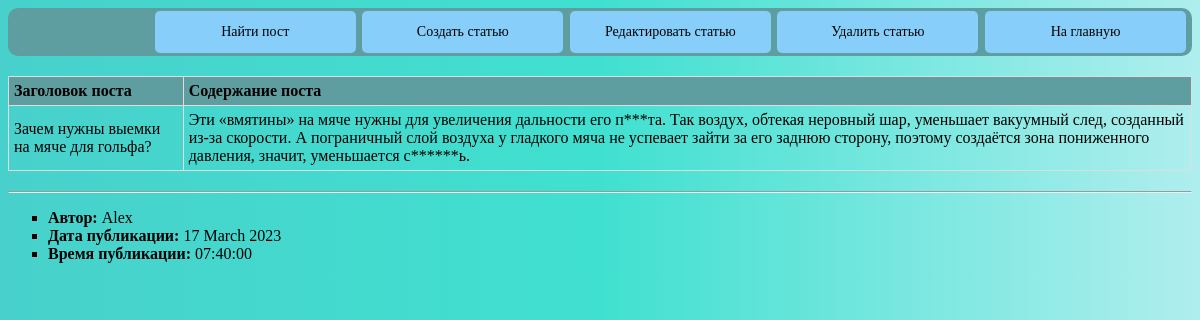
The page /news/1/ on the database its author committed.
### news_portal/models.py (models this page shows, shortened)
class Post(models.Model):
    article = 'ar'
    news = 'nw'
    SELECT = [
        (article, 'статья'),
        (news, 'новость')
    ]
    type_post = models.CharField(max_length=2, choices=SELECT)
    time_post = models.DateTimeField(auto_now_add=True)
    title = models.CharField(max_length=255, default='Заголовок', unique=True)
    text_post = models.TextField(default='текст статьи, новости')
    rating_post = models.IntegerField(default=0)
    author = models.ForeignKey(Author, on_delete=models.CASCADE)
    category = models.ManyToManyField('Category', through='PostCategory')

class Author(models.Model):
    rating_autor = models.IntegerField(default=0)
    user = models.OneToOneField(User, on_delete=models.CASCADE)
    def __str__(self):
        return f'{self.user}'

### news_portal/views.py (the view)
# urls.py: path('<int:pk>/', PostDetail.as_view(), name='detail'),
class PostDetail(DetailView):
    model = Post
    template_name = 'post.html'
    context_object_name = 'post'

### news_portal/templatetags/custom_filters.py (called while the page is built)
@register.filter()
def filter_words(value):
    for i in range(len(bad_words)):
        if bad_words[i] in value:
            lo = bad_words[i].replace(bad_words[i][1:-1], '*' * len(bad_words[i][1:-1]))
            text = value.replace(bad_words[i], lo)
            ti = bad_words[i].title().replace(bad_words[i].title()[1:-1], '*' * len(bad_words[i].title()[1:-1]))
            text = text.replace(bad_words[i].title(), ti)
            up = bad_words[i].upper().replace(bad_words[i].upper()[1:-1], '*' * len(bad_words[i].upper()[1:-1]))
            text = text.replace(bad_words[i].upper(), up)
            value = text
    return value

### templates/post.html (shortened to what this page needs)
{% extends 'flatpages/default.html' %}
{% load custom_filters %}
{% block content %}
    <div class="header header_link">
        <ul>
            <li><a href="{% url 'search' %}">Найти пост</a></li>
            {% if post.type_post == 'nw' %}
                <li><a href="{% url 'create_news' %}">Создать новость</a></li>
                <li><a href="{% url 'update_news' pk=post.pk %}">Редактировать новость</a></li>
                <li><a href="{% url 'delete_news' pk=post.pk %}">Удалить новость</a></li>
            {% elif post.type_post == 'ar' %}
                <li><a href="{% url 'create_article' %}">Создать статью</a></li>
                <li><a href="{% url 'update_article' pk=post.pk %}">Редактировать статью</a></li>
                <li><a href="{% url 'delete_article' pk=post.pk%}">Удалить статью</a></li>
            {% endif %}
            <li><a href="{% url 'list' %}">На главную</a></li>
        </ul>
    </div>
    <div class="padd">
        <table class="table list">
            <tr>
                <th>Заголовок поста</th>
                <th>Содержание поста</th>
            </tr>
            <tr>
                <td>{{ post.title }}</td>
                <td>{{ post.text_post|filter_words }}</td>
            </tr>
        </table>
        <hr>
        <ul class="list post_ul">
            <li><b>Автор:</b> {{ post.author }}</li>
            <li><b>Дата публикации:</b> {{ post.time_post|date:'d F Y' }}</li>
            <li><b>Время публикации:</b> {{ post.time_post|time:'H:i:s' }}</li>
        </ul>
    </div>
{% endblock content %}

### web_style/static/css/style.css (style rules this page uses)
body { background: linear-gradient( to right, #48D1CC, #40E0D0, #AFEEEE ) }
.header { background-color: #5F9EA0; padding: 1px; border-radius: 10px; text-align: right; }
.header_link ul { padding: 0; width: 100%; margin-bottom: 2px; margin-top: 2px; }
.header_link li { display: inline; margin-right: 5px; margin-left: -1.2%; }
.header_link a { outline: none; text-decoration: none; display: inline-block; width: 17%; margin-right: 1%; text-align: center; line-height: 3; color: black; border-radius: 5px; font-size: 14px; }
.header_link li:last-child a { margin-right: 0; }
.header_link a:link, a:visited, a:focus { background: lightskyblue; }
.list { text-align: left; }
.post_ul { list-style-type: square; }
.padd { padding-top: 20px; }
.table { width: 100%; margin-bottom: 20px; border: 1px solid #dddddd; border-collapse: collapse; }
.table th { font-weight: bold; padding: 5px; background: #5F9EA0; border: 1px solid #dddddd; }
.table td { border: 1px solid #dddddd; padding: 5px; }

### rows shown on the page
Post: title "Зачем нужны выемки на мяче для гольфа?", text_post|filter_words "Эти «вмятины» на мяче нужны для увеличения дальности его п***та. Так воздух, обтекая неровный шар, уменьшает вакуумный след, созданный из-за скорости. А пограничный слой воздуха у гладкого мяча не успевает зайти за его заднюю сторону, поэтому создаётся зона пониженного давления, значит, уменьшается с******ь.", author "Alex", time_post "17 March 2023", time_post "07:40:00"
